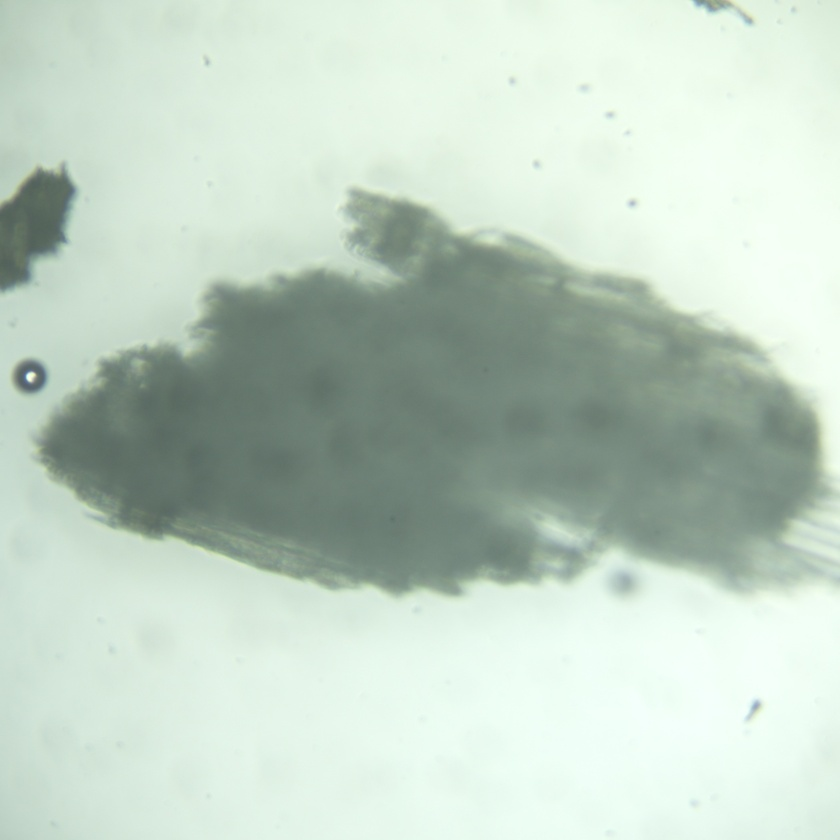
#> input picture samples/Microscope Sample Feb 25 Sawdust V2 (2).jpg, 840 x 840 px, shrunk from 1624 x 1624 before the run
$ jupyter execute wetlab_image_recognition.ipynb
#> lines starting #> are read from the running program, lines starting #| are printed output that depends on the picture; after the words box and inside, x2 and y2 are one past the last pixel; in counts of white or black regions, pixels touching at a corner belong together
[cell 1]
import cv2
import numpy as np
import pylab

# Kmeans
def kmeans_color_quantization(image, clusters=8, rounds=1):
    h, w = image.shape[:2]
    samples = np.zeros([h*w,3], dtype=np.float32)
    count = 0

    for x in range(h):
        for y in range(w):
            samples[count] = image[x][y]
            count += 1

    compactness, labels, centers = cv2.kmeans(samples,
            clusters,
            None,
            (cv2.TERM_CRITERIA_EPS + cv2.TERM_CRITERIA_MAX_ITER, 10000, 0.0001),
            rounds,
            cv2.KMEANS_RANDOM_CENTERS)

    centers = np.uint8(centers)
    res = centers[labels.flatten()]
    return res.reshape((image.shape))

# Load image
image = cv2.imread('./samples/Microscope Sample Feb 25 Sawdust V2 (2).jpg')
#> image is the input picture: shape (840, 840, 3); mean B, G, R 196.3, 209.5, 192.4
original = image.copy()

# Perform kmeans color segmentation, grayscale, Otsu's threshold
kmeans = kmeans_color_quantization(image, clusters=2)
#> after the loop in kmeans_color_quantization, `for x in range(h):`: count = 705600
#> in kmeans_color_quantization, `compactness, labels, centers = cv2.kmeans(samples, clusters, None, (cv..`: compactness = 533277406.5; centers = [[126.3, 138.8, 120.2], [226.1, 239.8, 223.2]]
#> in kmeans_color_quantization, `centers = np.uint8(centers)`: centers = [[126, 138, 120], [226, 239, 223]]
gray = cv2.cvtColor(kmeans, cv2.COLOR_BGR2GRAY)
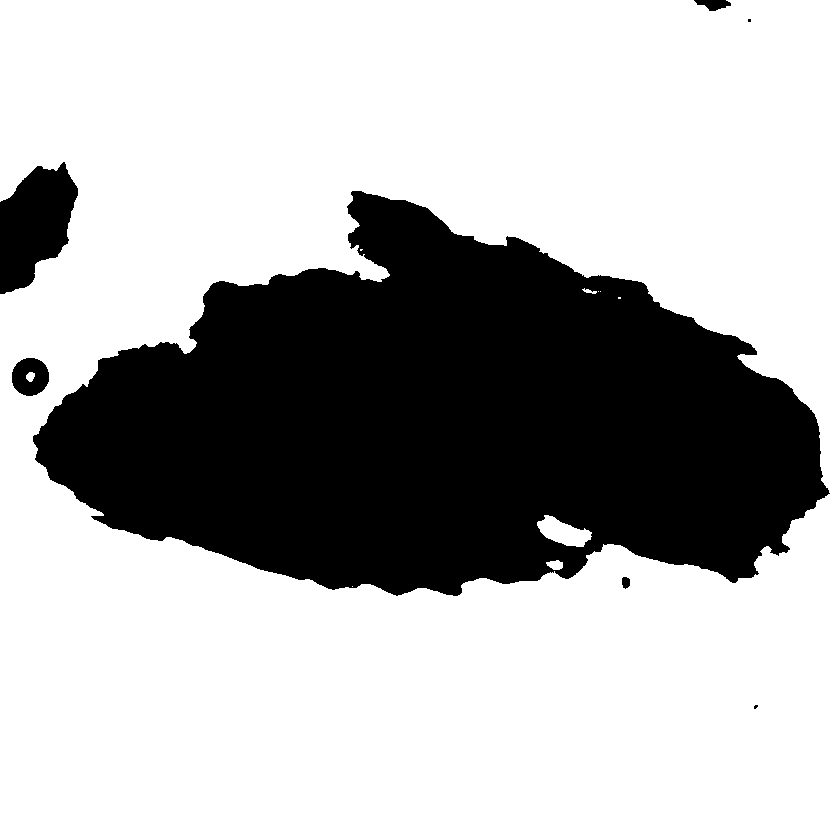
#> gray: shape (840, 840); values 131 (black) and 233 (white), 70.1% white; 7 black regions (2 under 20 px), largest, box (x1, y1, x2, y2) and area: (33, 191, 830, 596) 202787, (0, 162, 78, 294) 6757, (12, 358, 49, 396) 1050, (694, 0, 731, 11) 261, (622, 577, 630, 589) 78
thresh = cv2.threshold(gray, 0, 255, cv2.THRESH_BINARY_INV + cv2.THRESH_OTSU)[1]
#> thresh: shape (840, 840); 29.9% white; 7 white regions (2 under 20 px)

# Find contours, remove tiny specs using contour area filtering, gather points
points_list = []
size_list = []
cnts, _ = cv2.findContours(thresh, cv2.RETR_EXTERNAL, cv2.CHAIN_APPROX_SIMPLE)[-2:]
#> cnts = 7 contours, 2 with area under 20; largest, box (x1, y1, x2, y2) and area: (33, 191, 830, 596) 202866, (0, 162, 78, 294) 6590, (12, 358, 49, 396) 1064, (694, 0, 731, 11) 222, (622, 577, 630, 589) 63
AREA_THRESHOLD = 2
for c in cnts:
    area = cv2.contourArea(c)
    if area < AREA_THRESHOLD:
        cv2.drawContours(thresh, [c], -1, 0, -1)
    else:
        (x, y), radius = cv2.minEnclosingCircle(c)
        points_list.append((int(x), int(y)))
        size_list.append(area)
#> this loop made 7 passes
#> (area, x, y, radius) on passes 2, 3, 4, 5, 7: (63, 624.5, 582.4, 5.62), (1063.5, 29.77, 376.4, 19.02), (202865.5, 431, 464.5, 399), (6590, 32, 227.5, 72.9), (221.5, 712, 2.5, 18.17)
#> after the loop, points_list = [(755, 706), (624, 582), (29, 376), (431, 464), (32, 227), (749, 20), (712, 2)]; size_list = [6.5, 63, 1063.5, 202865.5, 6590, 4, 221.5]

# Apply mask onto original image
result = cv2.bitwise_and(original, original, mask=thresh)
result[thresh==255] = (0,0,255)

# Overlay on original
original[thresh==255] = (0,0,255)
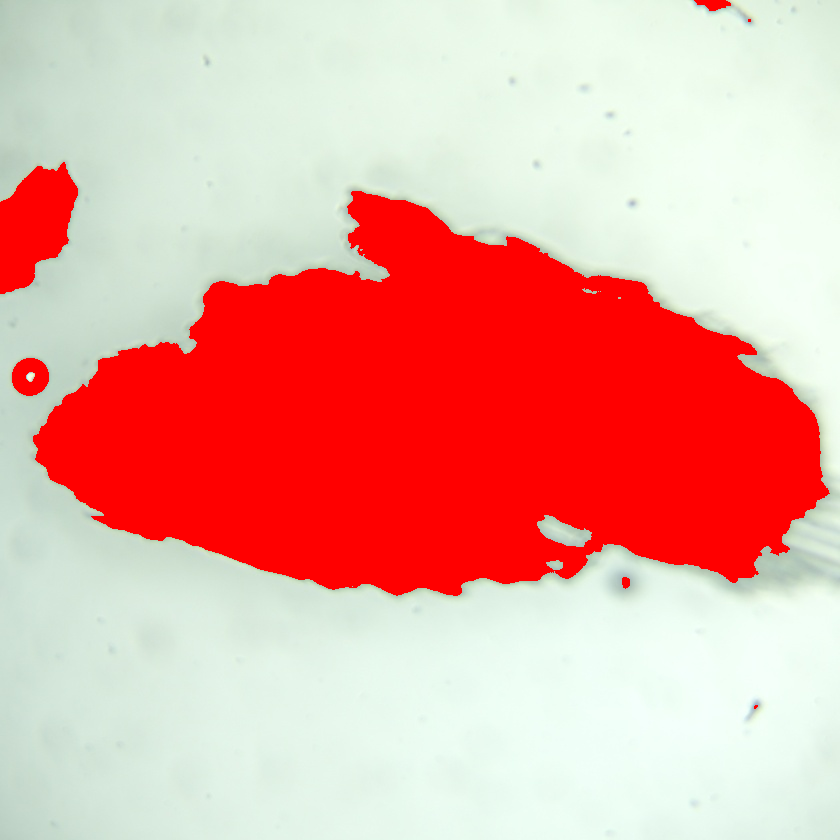
#> original: shape (840, 840, 3); mean B, G, R 158.5, 168, 232.7

print("Number of particles: {}".format(len(points_list)))
#| Number of particles: 7
print("Average particle size: {:.3f}".format(sum(size_list)/len(size_list)))
#| Average particle size: 30116.286


# Display
#cv2.imshow('kmeans', kmeans)
cv2.imshow('original', original)
#cv2.imshow('thresh', thresh)
#cv2.imshow('result', result)
cv2.waitKey()
#> Out = 27

[cell 2]
import cv2
import numpy as np
import os
import glob

def kmeans_color_quantization(image, clusters=8, rounds=1):
    h, w = image.shape[:2]
    samples = np.zeros([h*w,3], dtype=np.float32)
    for x in range(h):
        for y in range(w):
            samples[x*w + y] = image[x][y]

    compactness, labels, centers = cv2.kmeans(samples, clusters, None, (cv2.TERM_CRITERIA_EPS + cv2.TERM_CRITERIA_MAX_ITER, 10000, 0.0001), rounds, cv2.KMEANS_RANDOM_CENTERS)
    centers = np.uint8(centers)
    res = centers[labels.flatten()]
    return res.reshape((image.shape))

def process_images_from_folder(folder_path, results_folder):
#> called with folder_path = './samples', results_folder = 'results_kmeans'
    if not os.path.exists(results_folder):
        os.makedirs(results_folder)

    for image_path in glob.glob(os.path.join(folder_path, '*')):
        image = cv2.imread(image_path)
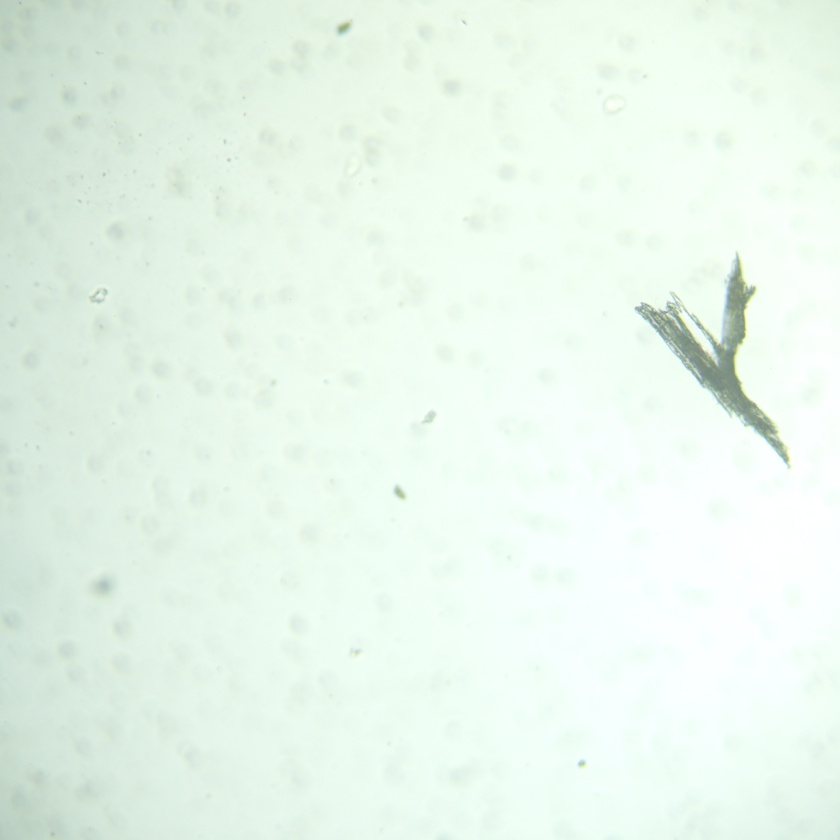
#> input picture samples/Microscope Sample Feb 25 Sawdust V2 (1).jpg, 840 x 840 px, shrunk from 1624 x 1624 before the run
#> image is the input picture: shape (840, 840, 3); mean B, G, R 235.9, 246.6, 232.5
        original = image.copy()
        kmeans = kmeans_color_quantization(image, clusters=2)
#> in kmeans_color_quantization, `compactness, labels, centers = cv2.kmeans(samples, clusters, None, (cv..`: compactness = 185487657.9; centers = [[242.2, 252.5, 238.7], [215.8, 229.5, 212]]
#> in kmeans_color_quantization, `centers = np.uint8(centers)`: centers = [[242, 252, 238], [215, 229, 211]]
        gray = cv2.cvtColor(kmeans, cv2.COLOR_BGR2GRAY)
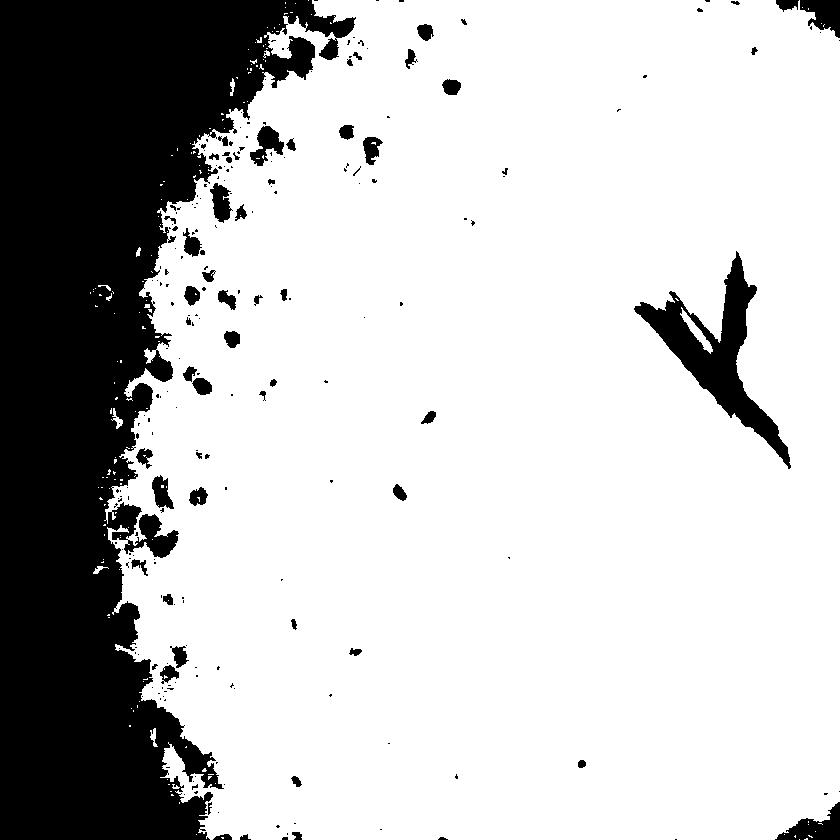
#> gray: shape (840, 840); values 222 (black) and 247 (white), 76.3% white; 234 black regions (174 under 20 px), largest, box (x1, y1, x2, y2) and area: (0, 0, 356, 840) 149008, (634, 251, 791, 469) 8078, (775, 802, 840, 840) 1168
        thresh = cv2.threshold(gray, 0, 255, cv2.THRESH_BINARY_INV + cv2.THRESH_OTSU)[1]
#> thresh: shape (840, 840); 23.7% white; 234 white regions (174 under 20 px)
        cnts, _ = cv2.findContours(thresh, cv2.RETR_EXTERNAL, cv2.CHAIN_APPROX_SIMPLE)[-2:]
#> cnts = 233 contours, 186 with area under 20; largest, box (x1, y1, x2, y2) and area: (0, 0, 356, 840) 147930, (634, 251, 791, 469) 8110, (775, 802, 840, 840) 1088, (800, 0, 840, 38) 882, (250, 126, 284, 166) 616
        AREA_THRESHOLD = 2
        for c in cnts:
            area = cv2.contourArea(c)
            if area < AREA_THRESHOLD:
                cv2.drawContours(thresh, [c], -1, 0, -1)
#> this loop made 233 passes
#> area on passes 4, 5, 7: 24.5, 64, 43.5
#> thresh: shape (840, 840); 23.6% white; 119 white regions (59 under 20 px)
        result = cv2.bitwise_and(original, original, mask=thresh)
        result[thresh==255] = (0,0,200)
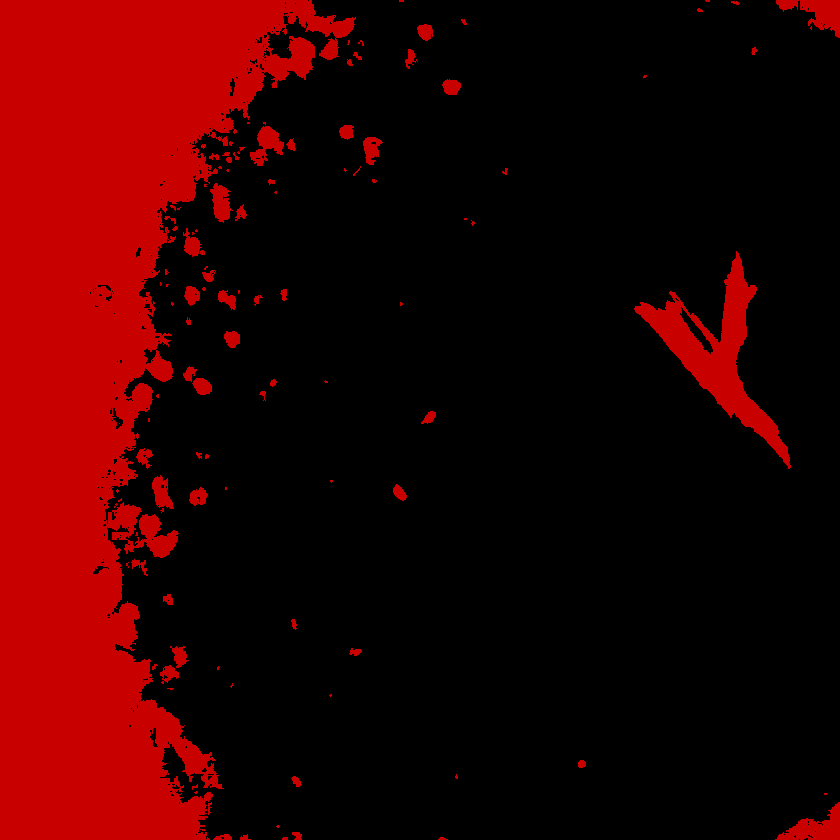
#> result: shape (840, 840, 3); mean B, G, R 0, 0, 47.3
        original[thresh==255] = (0,0,200)
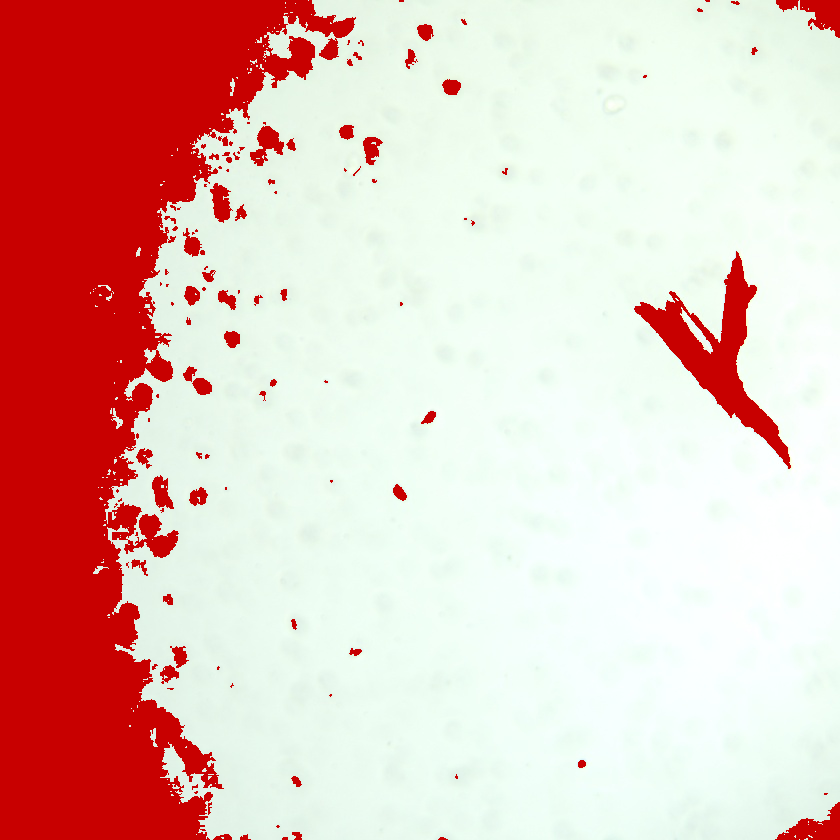
#> original: shape (840, 840, 3); mean B, G, R 184.9, 192.4, 229.7
#> pass 3 of the loop in process_images_from_folder, `for image_path in glob.glob(os.path.join(folder_path, '*')):`:
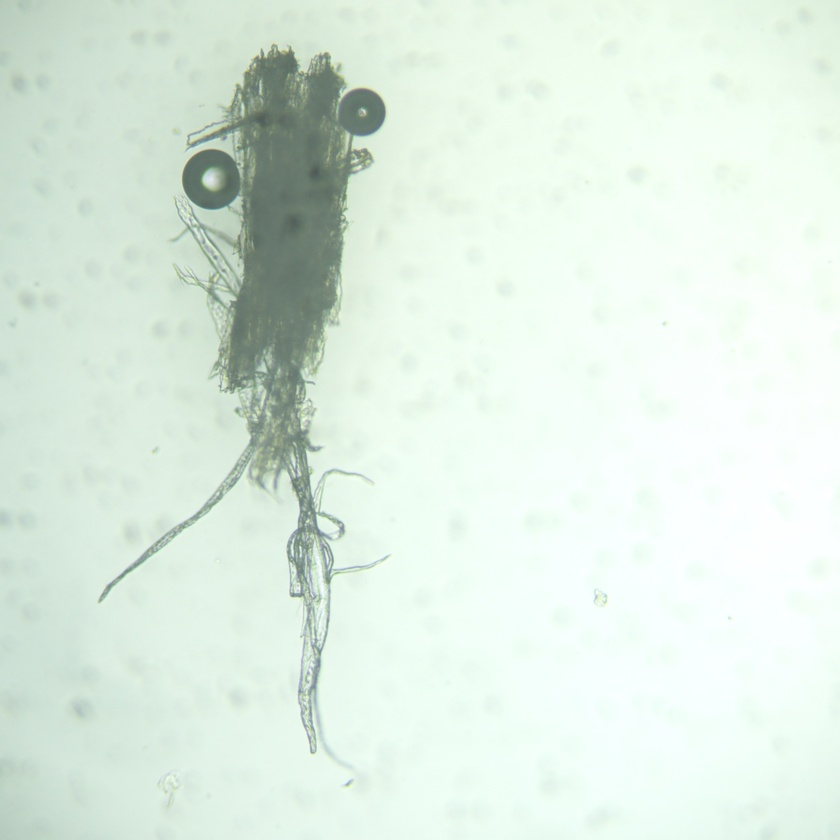
#> input picture samples/Microscope Sample Feb 25 Sawdust V2.jpg, 840 x 840 px, shrunk from 1624 x 1624 before the run
#> in process_images_from_folder, image is the input picture: shape (840, 840, 3); mean B, G, R 226.1, 237.1, 222.7
#> in process_images_from_folder, `gray = cv2.cvtColor(kmeans, cv2.COLOR_BGR2GRAY)`:
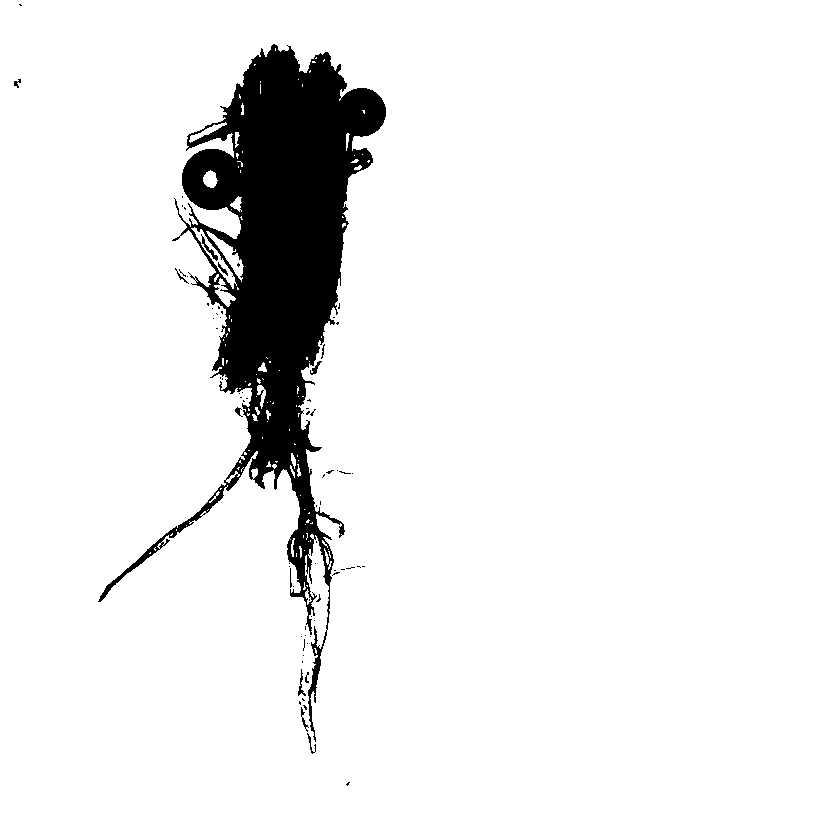
#> gray: shape (840, 840); values 132 (black) and 239 (white), 92.8% white; 76 black regions (63 under 20 px), largest, box (x1, y1, x2, y2) and area: (98, 44, 386, 742) 50175, (201, 234, 218, 261) 90, (298, 669, 306, 696) 66
#> in process_images_from_folder, `cnts, _ = cv2.findContours(thresh, cv2.RETR_EXTERNAL, cv2.CHAIN_APPROX..`: cnts = 72 contours, 67 with area under 20; largest, box (x1, y1, x2, y2) and area: (98, 44, 386, 742) 51578, (310, 361, 322, 375) 36, (298, 669, 306, 696) 34, (301, 707, 309, 732) 25, (235, 407, 243, 417) 22
#> the loop in process_images_from_folder, `for c in cnts:` made 72 passes
#> area on passes 3, 8, 42, 51: 25, 34, 21.5, 35.5
#> in process_images_from_folder, `original[thresh==255] = (0,0,200)`:
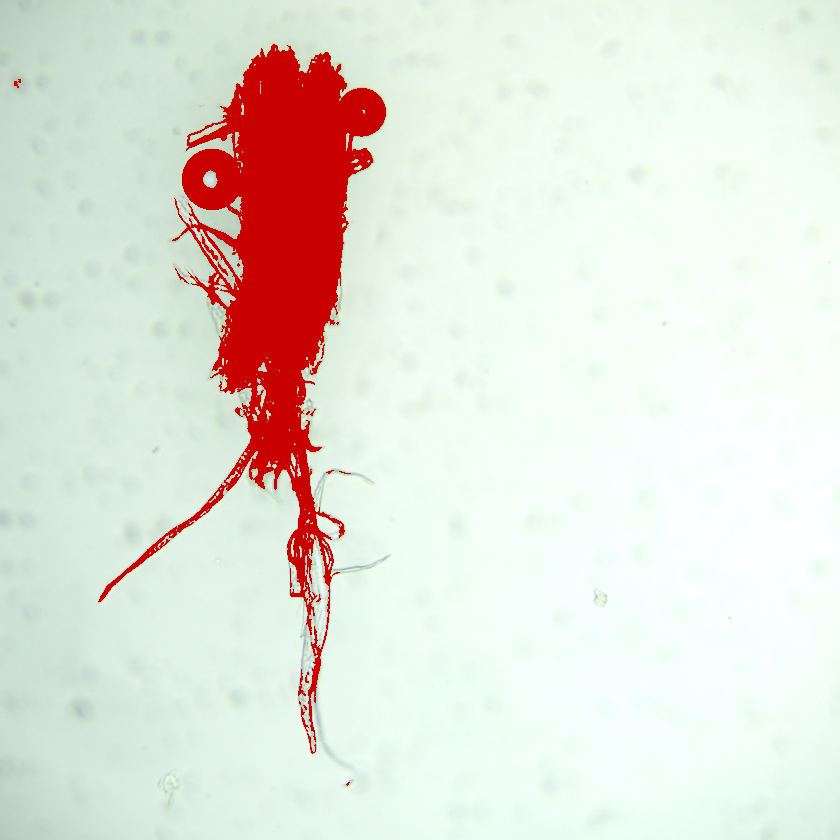
#> original: shape (840, 840, 3); 7.2% of pixels changed, all inside (x1, y1, x2, y2) = (14, 44, 386, 786)
        # Save the processed image
        base_name = os.path.basename(image_path)
        save_path = os.path.join(results_folder, base_name)
        cv2.imwrite(save_path, original)

# Set your folder path and results folder name
folder_path = './samples'
results_folder = 'results_kmeans'
process_images_from_folder(folder_path, results_folder)
